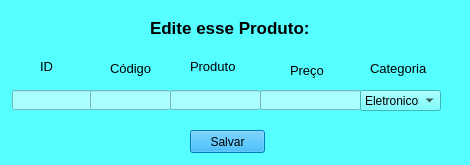
<?xml version="1.0" encoding="UTF-8"?>
<ui version="4.0">
 <class>MainWindow</class>
 <widget class="QMainWindow" name="MainWindow">
  <property name="geometry">
   <rect>
    <x>0</x>
    <y>0</y>
    <width>470</width>
    <height>165</height>
   </rect>
  </property>
  <property name="windowTitle">
   <string>MainWindow</string>
  </property>
  <property name="styleSheet">
   <string notr="true">background-color: rgb(85, 255, 255);</string>
  </property>
  <widget class="QWidget" name="centralwidget">
   <widget class="QLabel" name="label">
    <property name="geometry">
     <rect>
      <x>150</x>
      <y>20</y>
      <width>201</width>
      <height>16</height>
     </rect>
    </property>
    <property name="font">
     <font>
      <pointsize>13</pointsize>
      <weight>75</weight>
      <bold>true</bold>
     </font>
    </property>
    <property name="text">
     <string>Edite esse Produto:</string>
    </property>
   </widget>
   <widget class="QLabel" name="label_2">
    <property name="geometry">
     <rect>
      <x>40</x>
      <y>60</y>
      <width>47</width>
      <height>13</height>
     </rect>
    </property>
    <property name="font">
     <font>
      <pointsize>10</pointsize>
     </font>
    </property>
    <property name="text">
     <string>ID</string>
    </property>
   </widget>
   <widget class="QLabel" name="label_3">
    <property name="geometry">
     <rect>
      <x>110</x>
      <y>60</y>
      <width>47</width>
      <height>16</height>
     </rect>
    </property>
    <property name="font">
     <font>
      <pointsize>10</pointsize>
     </font>
    </property>
    <property name="text">
     <string>Código</string>
    </property>
   </widget>
   <widget class="QLabel" name="label_4">
    <property name="geometry">
     <rect>
      <x>190</x>
      <y>60</y>
      <width>47</width>
      <height>13</height>
     </rect>
    </property>
    <property name="font">
     <font>
      <pointsize>10</pointsize>
     </font>
    </property>
    <property name="text">
     <string>Produto</string>
    </property>
   </widget>
   <widget class="QLabel" name="label_5">
    <property name="geometry">
     <rect>
      <x>290</x>
      <y>60</y>
      <width>51</width>
      <height>21</height>
     </rect>
    </property>
    <property name="font">
     <font>
      <pointsize>10</pointsize>
     </font>
    </property>
    <property name="text">
     <string>Preço</string>
    </property>
   </widget>
   <widget class="QLabel" name="label_6">
    <property name="geometry">
     <rect>
      <x>370</x>
      <y>60</y>
      <width>61</width>
      <height>16</height>
     </rect>
    </property>
    <property name="font">
     <font>
      <pointsize>10</pointsize>
     </font>
    </property>
    <property name="text">
     <string>Categoria</string>
    </property>
   </widget>
   <widget class="QPushButton" name="pushButton">
    <property name="geometry">
     <rect>
      <x>190</x>
      <y>130</y>
      <width>75</width>
      <height>23</height>
     </rect>
    </property>
    <property name="styleSheet">
     <string notr="true">background-color: rgb(0, 170, 255);</string>
    </property>
    <property name="text">
     <string>Salvar</string>
    </property>
   </widget>
   <widget class="QLineEdit" name="lineEdit">
    <property name="geometry">
     <rect>
      <x>12</x>
      <y>90</y>
      <width>81</width>
      <height>20</height>
     </rect>
    </property>
    <property name="styleSheet">
     <string notr="true">background-color: rgb(170, 255, 255);</string>
    </property>
   </widget>
   <widget class="QLineEdit" name="lineEdit_2">
    <property name="geometry">
     <rect>
      <x>90</x>
      <y>90</y>
      <width>81</width>
      <height>20</height>
     </rect>
    </property>
    <property name="styleSheet">
     <string notr="true">background-color: rgb(170, 255, 255);</string>
    </property>
   </widget>
   <widget class="QLineEdit" name="lineEdit_3">
    <property name="geometry">
     <rect>
      <x>170</x>
      <y>90</y>
      <width>91</width>
      <height>20</height>
     </rect>
    </property>
    <property name="styleSheet">
     <string notr="true">background-color: rgb(170, 255, 255);</string>
    </property>
   </widget>
   <widget class="QLineEdit" name="lineEdit_4">
    <property name="geometry">
     <rect>
      <x>260</x>
      <y>90</y>
      <width>101</width>
      <height>20</height>
     </rect>
    </property>
    <property name="styleSheet">
     <string notr="true">background-color: rgb(170, 255, 255);</string>
    </property>
   </widget>
   <widget class="QComboBox" name="comboBox">
    <property name="geometry">
     <rect>
      <x>360</x>
      <y>90</y>
      <width>81</width>
      <height>21</height>
     </rect>
    </property>
    <item>
     <property name="text">
      <string>Eletronicos</string>
     </property>
    </item>
    <item>
     <property name="text">
      <string>Informatica</string>
     </property>
    </item>
    <item>
     <property name="text">
      <string>Alimentos</string>
     </property>
    </item>
    <item>
     <property name="text">
      <string>None</string>
     </property>
    </item>
   </widget>
  </widget>
 </widget>
 <resources/>
 <connections/>
</ui>
